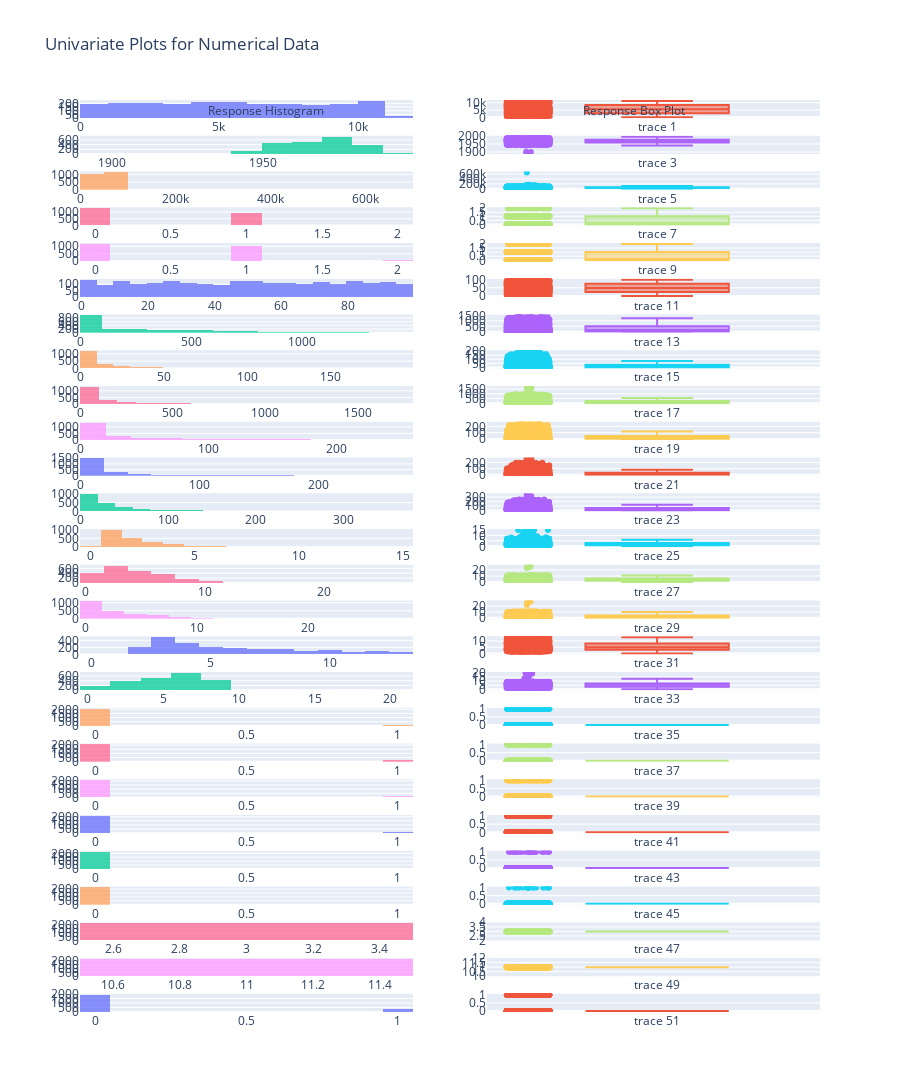

Notebook code for this chart:
### Code cell
import plotly.express as px
from plotly.subplots import make_subplots
import plotly.graph_objects as go

# Assuming 'df' is your DataFrame containing numerical data

# Create subplots
fig = make_subplots(rows=len(df.select_dtypes(include='number').columns), cols=2, subplot_titles=[])

row_num = 1
for i, column in enumerate(df.select_dtypes(include='number').columns):
    # Add histogram trace
    hist_trace = go.Histogram(x=df[column], nbinsx=20, opacity=0.75, showlegend=False)
    fig.add_trace(hist_trace, row=row_num, col=1)

    # Add box plot trace
    box_trace = go.Box(y=df[column], boxpoints='all', jitter=0.3, pointpos=-1.8, showlegend=False)
    fig.add_trace(box_trace, row=row_num, col=2)

    # Update subplot titles
    fig.update_layout(annotations=[dict(text=f"{column} Histogram", x=0.17, xref="paper", y=1.0, yref="paper",
                                         showarrow=False, font=dict(size=12)),
                                   dict(text=f"{column} Box Plot", x=0.82, xref="paper", y=1.0, yref="paper",
                                         showarrow=False, font=dict(size=12))])

    row_num += 1

# Update layout
fig.update_layout(title='Univariate Plots for Numerical Data', showlegend=False, height=400 * len(df.select_dtypes(include='number').columns))

# Show the figure
fig.show()

### Figure 1 — Plotly figure (JSON) as saved in the notebook; plotly's stock layout.template omitted (floating-point values rounded to 4 significant figures; data arrays with more than 128 entries replaced by an {"elided": "..."} marker saying what was removed)
{"data": [{"nbinsx": 20, "opacity": 0.75, "showlegend": false, "type": "histogram", "x": {"elided": "2240 int values"}, "xaxis": "x", "yaxis": "y"}, {"boxpoints": "all", "jitter": 0.3, "pointpos": -1.8, "showlegend": false, "type": "box", "xaxis": "x2", "y": {"elided": "2240 int values"}, "yaxis": "y2"}, {"nbinsx": 20, "opacity": 0.75, "showlegend": false, "type": "histogram", "x": {"elided": "2240 int values"}, "xaxis": "x3", "yaxis": "y3"}, {"boxpoints": "all", "jitter": 0.3, "pointpos": -1.8, "showlegend": false, "type": "box", "xaxis": "x4", "y": {"elided": "2240 int values"}, "yaxis": "y4"}, {"nbinsx": 20, "opacity": 0.75, "showlegend": false, "type": "histogram", "x": {"elided": "2240 int values"}, "xaxis": "x5", "yaxis": "y5"}, {"boxpoints": "all", "jitter": 0.3, "pointpos": -1.8, "showlegend": false, "type": "box", "xaxis": "x6", "y": {"elided": "2240 int values"}, "yaxis": "y6"}, {"nbinsx": 20, "opacity": 0.75, "showlegend": false, "type": "histogram", "x": {"elided": "2240 int values"}, "xaxis": "x7", "yaxis": "y7"}, {"boxpoints": "all", "jitter": 0.3, "pointpos": -1.8, "showlegend": false, "type": "box", "xaxis": "x8", "y": {"elided": "2240 int values"}, "yaxis": "y8"}, {"nbinsx": 20, "opacity": 0.75, "showlegend": false, "type": "histogram", "x": {"elided": "2240 int values"}, "xaxis": "x9", "yaxis": "y9"}, {"boxpoints": "all", "jitter": 0.3, "pointpos": -1.8, "showlegend": false, "type": "box", "xaxis": "x10", "y": {"elided": "2240 int values"}, "yaxis": "y10"}, {"nbinsx": 20, "opacity": 0.75, "showlegend": false, "type": "histogram", "x": {"elided": "2240 int values"}, "xaxis": "x11", "yaxis": "y11"}, {"boxpoints": "all", "jitter": 0.3, "pointpos": -1.8, "showlegend": false, "type": "box", "xaxis": "x12", "y": {"elided": "2240 int values"}, "yaxis": "y12"}, {"nbinsx": 20, "opacity": 0.75, "showlegend": false, "type": "histogram", "x": {"elided": "2240 int values"}, "xaxis": "x13", "yaxis": "y13"}, {"boxpoints": "all", "jitter": 0.3, "pointpos": -1.8, "showlegend": false, "type": "box", "xaxis": "x14", "y": {"elided": "2240 int values"}, "yaxis": "y14"}, {"nbinsx": 20, "opacity": 0.75, "showlegend": false, "type": "histogram", "x": {"elided": "2240 int values"}, "xaxis": "x15", "yaxis": "y15"}, {"boxpoints": "all", "jitter": 0.3, "pointpos": -1.8, "showlegend": false, "type": "box", "xaxis": "x16", "y": {"elided": "2240 int values"}, "yaxis": "y16"}, {"nbinsx": 20, "opacity": 0.75, "showlegend": false, "type": "histogram", "x": {"elided": "2240 int values"}, "xaxis": "x17", "yaxis": "y17"}, {"boxpoints": "all", "jitter": 0.3, "pointpos": -1.8, "showlegend": false, "type": "box", "xaxis": "x18", "y": {"elided": "2240 int values"}, "yaxis": "y18"}, {"nbinsx": 20, "opacity": 0.75, "showlegend": false, "type": "histogram", "x": {"elided": "2240 int values"}, "xaxis": "x19", "yaxis": "y19"}, {"boxpoints": "all", "jitter": 0.3, "pointpos": -1.8, "showlegend": false, "type": "box", "xaxis": "x20", "y": {"elided": "2240 int values"}, "yaxis": "y20"}, {"nbinsx": 20, "opacity": 0.75, "showlegend": false, "type": "histogram", "x": {"elided": "2240 int values"}, "xaxis": "x21", "yaxis": "y21"}, {"boxpoints": "all", "jitter": 0.3, "pointpos": -1.8, "showlegend": false, "type": "box", "xaxis": "x22", "y": {"elided": "2240 int values"}, "yaxis": "y22"}, {"nbinsx": 20, "opacity": 0.75, "showlegend": false, "type": "histogram", "x": {"elided": "2240 int values"}, "xaxis": "x23", "yaxis": "y23"}, {"boxpoints": "all", "jitter": 0.3, "pointpos": -1.8, "showlegend": false, "type": "box", "xaxis": "x24", "y": {"elided": "2240 int values"}, "yaxis": "y24"}, {"nbinsx": 20, "opacity": 0.75, "showlegend": false, "type": "histogram", "x": {"elided": "2240 int values"}, "xaxis": "x25", "yaxis": "y25"}, {"boxpoints": "all", "jitter": 0.3, "pointpos": -1.8, "showlegend": false, "type": "box", "xaxis": "x26", "y": {"elided": "2240 int values"}, "yaxis": "y26"}, {"nbinsx": 20, "opacity": 0.75, "showlegend": false, "type": "histogram", "x": {"elided": "2240 int values"}, "xaxis": "x27", "yaxis": "y27"}, {"boxpoints": "all", "jitter": 0.3, "pointpos": -1.8, "showlegend": false, "type": "box", "xaxis": "x28", "y": {"elided": "2240 int values"}, "yaxis": "y28"}, {"nbinsx": 20, "opacity": 0.75, "showlegend": false, "type": "histogram", "x": {"elided": "2240 int values"}, "xaxis": "x29", "yaxis": "y29"}, {"boxpoints": "all", "jitter": 0.3, "pointpos": -1.8, "showlegend": false, "type": "box", "xaxis": "x30", "y": {"elided": "2240 int values"}, "yaxis": "y30"}, {"nbinsx": 20, "opacity": 0.75, "showlegend": false, "type": "histogram", "x": {"elided": "2240 int values"}, "xaxis": "x31", "yaxis": "y31"}, {"boxpoints": "all", "jitter": 0.3, "pointpos": -1.8, "showlegend": false, "type": "box", "xaxis": "x32", "y": {"elided": "2240 int values"}, "yaxis": "y32"}, {"nbinsx": 20, "opacity": 0.75, "showlegend": false, "type": "histogram", "x": {"elided": "2240 int values"}, "xaxis": "x33", "yaxis": "y33"}, {"boxpoints": "all", "jitter": 0.3, "pointpos": -1.8, "showlegend": false, "type": "box", "xaxis": "x34", "y": {"elided": "2240 int values"}, "yaxis": "y34"}, {"nbinsx": 20, "opacity": 0.75, "showlegend": false, "type": "histogram", "x": {"elided": "2240 int values"}, "xaxis": "x35", "yaxis": "y35"}, {"boxpoints": "all", "jitter": 0.3, "pointpos": -1.8, "showlegend": false, "type": "box", "xaxis": "x36", "y": {"elided": "2240 int values"}, "yaxis": "y36"}, {"nbinsx": 20, "opacity": 0.75, "showlegend": false, "type": "histogram", "x": {"elided": "2240 int values"}, "xaxis": "x37", "yaxis": "y37"}, {"boxpoints": "all", "jitter": 0.3, "pointpos": -1.8, "showlegend": false, "type": "box", "xaxis": "x38", "y": {"elided": "2240 int values"}, "yaxis": "y38"}, {"nbinsx": 20, "opacity": 0.75, "showlegend": false, "type": "histogram", "x": {"elided": "2240 int values"}, "xaxis": "x39", "yaxis": "y39"}, {"boxpoints": "all", "jitter": 0.3, "pointpos": -1.8, "showlegend": false, "type": "box", "xaxis": "x40", "y": {"elided": "2240 int values"}, "yaxis": "y40"}, {"nbinsx": 20, "opacity": 0.75, "showlegend": false, "type": "histogram", "x": {"elided": "2240 int values"}, "xaxis": "x41", "yaxis": "y41"}, {"boxpoints": "all", "jitter": 0.3, "pointpos": -1.8, "showlegend": false, "type": "box", "xaxis": "x42", "y": {"elided": "2240 int values"}, "yaxis": "y42"}, {"nbinsx": 20, "opacity": 0.75, "showlegend": false, "type": "histogram", "x": {"elided": "2240 int values"}, "xaxis": "x43", "yaxis": "y43"}, {"boxpoints": "all", "jitter": 0.3, "pointpos": -1.8, "showlegend": false, "type": "box", "xaxis": "x44", "y": {"elided": "2240 int values"}, "yaxis": "y44"}, {"nbinsx": 20, "opacity": 0.75, "showlegend": false, "type": "histogram", "x": {"elided": "2240 int values"}, "xaxis": "x45", "yaxis": "y45"}, {"boxpoints": "all", "jitter": 0.3, "pointpos": -1.8, "showlegend": false, "type": "box", "xaxis": "x46", "y": {"elided": "2240 int values"}, "yaxis": "y46"}, {"nbinsx": 20, "opacity": 0.75, "showlegend": false, "type": "histogram", "x": {"elided": "2240 int values"}, "xaxis": "x47", "yaxis": "y47"}, {"boxpoints": "all", "jitter": 0.3, "pointpos": -1.8, "showlegend": false, "type": "box", "xaxis": "x48", "y": {"elided": "2240 int values"}, "yaxis": "y48"}, {"nbinsx": 20, "opacity": 0.75, "showlegend": false, "type": "histogram", "x": {"elided": "2240 int values"}, "xaxis": "x49", "yaxis": "y49"}, {"boxpoints": "all", "jitter": 0.3, "pointpos": -1.8, "showlegend": false, "type": "box", "xaxis": "x50", "y": {"elided": "2240 int values"}, "yaxis": "y50"}, {"nbinsx": 20, "opacity": 0.75, "showlegend": false, "type": "histogram", "x": {"elided": "2240 int values"}, "xaxis": "x51", "yaxis": "y51"}, {"boxpoints": "all", "jitter": 0.3, "pointpos": -1.8, "showlegend": false, "type": "box", "xaxis": "x52", "y": {"elided": "2240 int values"}, "yaxis": "y52"}], "layout": {"annotations": [{"font": {"size": 12}, "showarrow": false, "text": "Response Histogram", "x": 0.17, "xref": "paper", "y": 1, "yref": "paper"}, {"font": {"size": 12}, "showarrow": false, "text": "Response Box Plot", "x": 0.82, "xref": "paper", "y": 1, "yref": "paper"}], "height": 10400, "showlegend": false, "title": {"text": "Univariate Plots for Numerical Data"}, "xaxis": {"anchor": "y", "domain": [0, 0.45]}, "xaxis10": {"anchor": "y10", "domain": [0.55, 1]}, "xaxis11": {"anchor": "y11", "domain": [0, 0.45]}, "xaxis12": {"anchor": "y12", "domain": [0.55, 1]}, "xaxis13": {"anchor": "y13", "domain": [0, 0.45]}, "xaxis14": {"anchor": "y14", "domain": [0.55, 1]}, "xaxis15": {"anchor": "y15", "domain": [0, 0.45]}, "xaxis16": {"anchor": "y16", "domain": [0.55, 1]}, "xaxis17": {"anchor": "y17", "domain": [0, 0.45]}, "xaxis18": {"anchor": "y18", "domain": [0.55, 1]}, "xaxis19": {"anchor": "y19", "domain": [0, 0.45]}, "xaxis2": {"anchor": "y2", "domain": [0.55, 1]}, "xaxis20": {"anchor": "y20", "domain": [0.55, 1]}, "xaxis21": {"anchor": "y21", "domain": [0, 0.45]}, "xaxis22": {"anchor": "y22", "domain": [0.55, 1]}, "xaxis23": {"anchor": "y23", "domain": [0, 0.45]}, "xaxis24": {"anchor": "y24", "domain": [0.55, 1]}, "xaxis25": {"anchor": "y25", "domain": [0, 0.45]}, "xaxis26": {"anchor": "y26", "domain": [0.55, 1]}, "xaxis27": {"anchor": "y27", "domain": [0, 0.45]}, "xaxis28": {"anchor": "y28", "domain": [0.55, 1]}, "xaxis29": {"anchor": "y29", "domain": [0, 0.45]}, "xaxis3": {"anchor": "y3", "domain": [0, 0.45]}, "xaxis30": {"anchor": "y30", "domain": [0.55, 1]}, "xaxis31": {"anchor": "y31", "domain": [0, 0.45]}, "xaxis32": {"anchor": "y32", "domain": [0.55, 1]}, "xaxis33": {"anchor": "y33", "domain": [0, 0.45]}, "xaxis34": {"anchor": "y34", "domain": [0.55, 1]}, "xaxis35": {"anchor": "y35", "domain": [0, 0.45]}, "xaxis36": {"anchor": "y36", "domain": [0.55, 1]}, "xaxis37": {"anchor": "y37", "domain": [0, 0.45]}, "xaxis38": {"anchor": "y38", "domain": [0.55, 1]}, "xaxis39": {"anchor": "y39", "domain": [0, 0.45]}, "xaxis4": {"anchor": "y4", "domain": [0.55, 1]}, "xaxis40": {"anchor": "y40", "domain": [0.55, 1]}, "xaxis41": {"anchor": "y41", "domain": [0, 0.45]}, "xaxis42": {"anchor": "y42", "domain": [0.55, 1]}, "xaxis43": {"anchor": "y43", "domain": [0, 0.45]}, "xaxis44": {"anchor": "y44", "domain": [0.55, 1]}, "xaxis45": {"anchor": "y45", "domain": [0, 0.45]}, "xaxis46": {"anchor": "y46", "domain": [0.55, 1]}, "xaxis47": {"anchor": "y47", "domain": [0, 0.45]}, "xaxis48": {"anchor": "y48", "domain": [0.55, 1]}, "xaxis49": {"anchor": "y49", "domain": [0, 0.45]}, "xaxis5": {"anchor": "y5", "domain": [0, 0.45]}, "xaxis50": {"anchor": "y50", "domain": [0.55, 1]}, "xaxis51": {"anchor": "y51", "domain": [0, 0.45]}, "xaxis52": {"anchor": "y52", "domain": [0.55, 1]}, "xaxis6": {"anchor": "y6", "domain": [0.55, 1]}, "xaxis7": {"anchor": "y7", "domain": [0, 0.45]}, "xaxis8": {"anchor": "y8", "domain": [0.55, 1]}, "xaxis9": {"anchor": "y9", "domain": [0, 0.45]}, "yaxis": {"anchor": "x", "domain": [0.98, 1]}, "yaxis10": {"anchor": "x10", "domain": [0.8232, 0.8432]}, "yaxis11": {"anchor": "x11", "domain": [0.784, 0.804]}, "yaxis12": {"anchor": "x12", "domain": [0.784, 0.804]}, "yaxis13": {"anchor": "x13", "domain": [0.7448, 0.7648]}, "yaxis14": {"anchor": "x14", "domain": [0.7448, 0.7648]}, "yaxis15": {"anchor": "x15", "domain": [0.7056, 0.7256]}, "yaxis16": {"anchor": "x16", "domain": [0.7056, 0.7256]}, "yaxis17": {"anchor": "x17", "domain": [0.6664, 0.6864]}, "yaxis18": {"anchor": "x18", "domain": [0.6664, 0.6864]}, "yaxis19": {"anchor": "x19", "domain": [0.6272, 0.6472]}, "yaxis2": {"anchor": "x2", "domain": [0.98, 1]}, "yaxis20": {"anchor": "x20", "domain": [0.6272, 0.6472]}, "yaxis21": {"anchor": "x21", "domain": [0.588, 0.608]}, "yaxis22": {"anchor": "x22", "domain": [0.588, 0.608]}, "yaxis23": {"anchor": "x23", "domain": [0.5488, 0.5688]}, "yaxis24": {"anchor": "x24", "domain": [0.5488, 0.5688]}, "yaxis25": {"anchor": "x25", "domain": [0.5096, 0.5296]}, "yaxis26": {"anchor": "x26", "domain": [0.5096, 0.5296]}, "yaxis27": {"anchor": "x27", "domain": [0.4704, 0.4904]}, "yaxis28": {"anchor": "x28", "domain": [0.4704, 0.4904]}, "yaxis29": {"anchor": "x29", "domain": [0.4312, 0.4512]}, "yaxis3": {"anchor": "x3", "domain": [0.9408, 0.9608]}, "yaxis30": {"anchor": "x30", "domain": [0.4312, 0.4512]}, "yaxis31": {"anchor": "x31", "domain": [0.392, 0.412]}, "yaxis32": {"anchor": "x32", "domain": [0.392, 0.412]}, "yaxis33": {"anchor": "x33", "domain": [0.3528, 0.3728]}, "yaxis34": {"anchor": "x34", "domain": [0.3528, 0.3728]}, "yaxis35": {"anchor": "x35", "domain": [0.3136, 0.3336]}, "yaxis36": {"anchor": "x36", "domain": [0.3136, 0.3336]}, "yaxis37": {"anchor": "x37", "domain": [0.2744, 0.2944]}, "yaxis38": {"anchor": "x38", "domain": [0.2744, 0.2944]}, "yaxis39": {"anchor": "x39", "domain": [0.2352, 0.2552]}, "yaxis4": {"anchor": "x4", "domain": [0.9408, 0.9608]}, "yaxis40": {"anchor": "x40", "domain": [0.2352, 0.2552]}, "yaxis41": {"anchor": "x41", "domain": [0.196, 0.216]}, "yaxis42": {"anchor": "x42", "domain": [0.196, 0.216]}, "yaxis43": {"anchor": "x43", "domain": [0.1568, 0.1768]}, "yaxis44": {"anchor": "x44", "domain": [0.1568, 0.1768]}, "yaxis45": {"anchor": "x45", "domain": [0.1176, 0.1376]}, "yaxis46": {"anchor": "x46", "domain": [0.1176, 0.1376]}, "yaxis47": {"anchor": "x47", "domain": [0.0784, 0.09837]}, "yaxis48": {"anchor": "x48", "domain": [0.0784, 0.09837]}, "yaxis49": {"anchor": "x49", "domain": [0.0392, 0.05917]}, "yaxis5": {"anchor": "x5", "domain": [0.9016, 0.9216]}, "yaxis50": {"anchor": "x50", "domain": [0.0392, 0.05917]}, "yaxis51": {"anchor": "x51", "domain": [0, 0.01997]}, "yaxis52": {"anchor": "x52", "domain": [0, 0.01997]}, "yaxis6": {"anchor": "x6", "domain": [0.9016, 0.9216]}, "yaxis7": {"anchor": "x7", "domain": [0.8624, 0.8824]}, "yaxis8": {"anchor": "x8", "domain": [0.8624, 0.8824]}, "yaxis9": {"anchor": "x9", "domain": [0.8232, 0.8432]}}}
